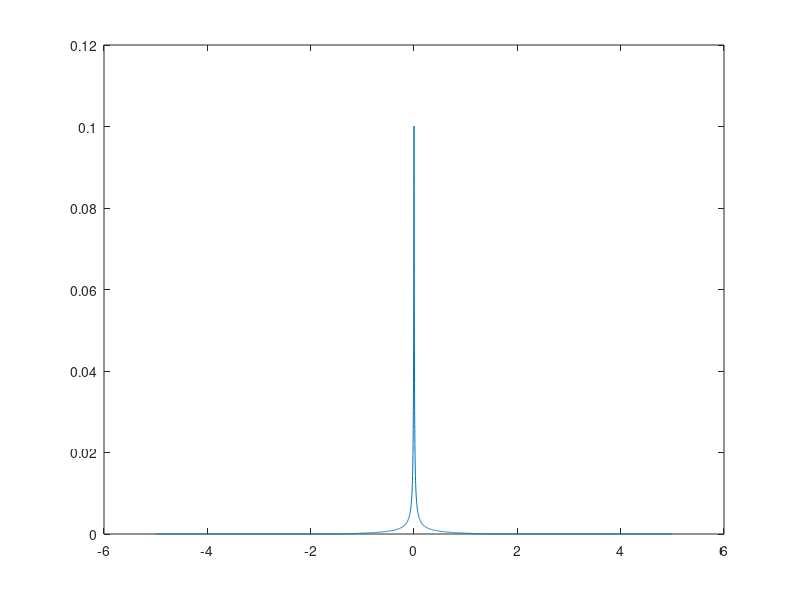
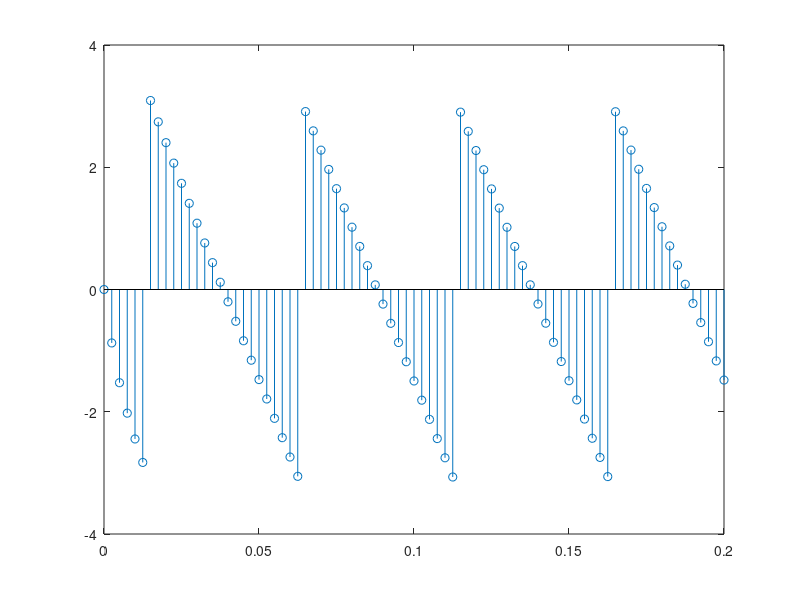
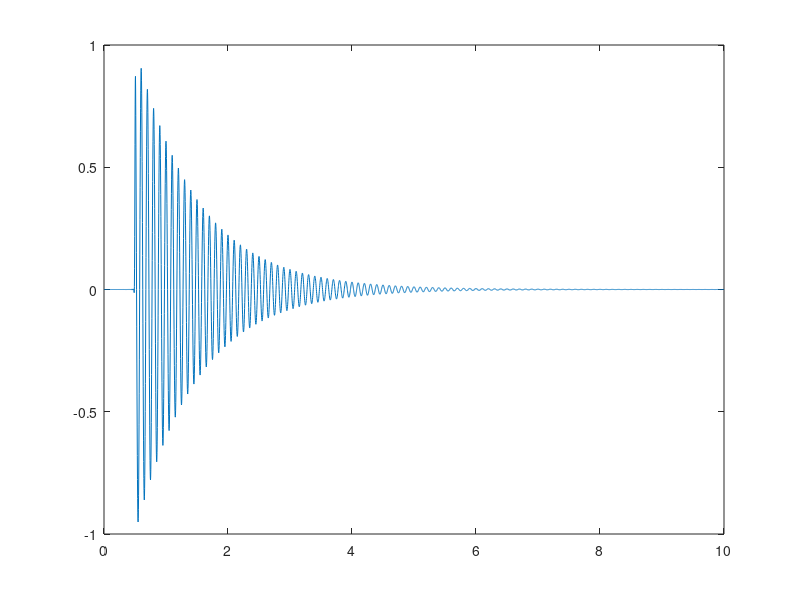
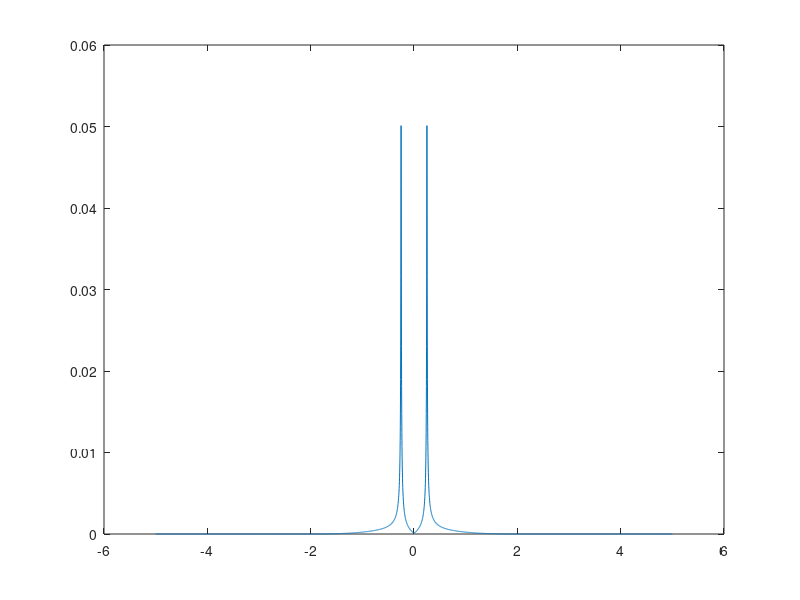

These figures' MATLAB source, in order:
function x = Exercise_Two()
fs = 400;
index = 1;
lengthOfTime = 0:1/fs:10;

%Initialising arrays.
t = zeros(size(lengthOfTime));
f = zeros(size(lengthOfTime));
xt = zeros(size(lengthOfTime));
Hf = zeros(size(lengthOfTime));

%Loop to input values for x(t). This is to represent the function as if it
%was multipled by a unit step function that started at x = 0.5.
for i = 0:1/fs:10
    t(index) = i;
    if i >= 0.5
        xt(index) = exp(-(i-0.5));
    else
        xt(index) = 0;
    end
    index = index + 1;
end
%FFT to get the discrete fourier transform and shifted so that the zero frequency component is in the centre
% of the array.

Xf = fftshift(fft(xt)); 
index = 1;

%Loop to input values for H(f). This is to represent the function as if it
%was multiplied by a rect function to sit within the bandwidths.
for i = -5:1/fs:5
    f(index) = i;
    if i <= 1.5 && i >= -1.5
        Hf(index) = cos((pi * i)/3); 
    else
        Hf(index) = 0;
    end
    index = index + 1;
end

%H(f) is the transfer function in the frequency domain and so getting the
%FFT of x(t) will allow me to multiply the two in the frequency domain to
%get the message signal.

Mf = Xf .* Hf;
mt = ifft(ifftshift(Mf)); %Getting inverse of the FFT but shifting the values back so the calculation is correct for the modulation.

%Plotting magnitude spectrum of M(f) but I have to divide by the length - 1 to get the correct magnitude values
figure(1)
plot(f, abs(Mf)/(length(Mf) - 1));

%Plotting the phase of M(f) but limiting the freqeuncy range to show the
% first few frequencies phases due to the repetition of the phase for the
% frequncy domain representation of M(f)
figure(2)
stem(f,angle(Mf));
xlim([0 0.2]);

ct = cos(2 * pi * 10 * t); %Setting up the carrier signal. 10Hz is used for demonstration purposes so that the signal can be seen.
ut = mt .* ct; %Performing the modulation.

figure(3)
plot(t,ut);

%Obtain the FFT of u(t) so that the frequency spectra can be plotted.

Uf = fftshift(fft(ut));

figure(4)
plot(f,abs(Uf)/(length(Uf) - 1));
end